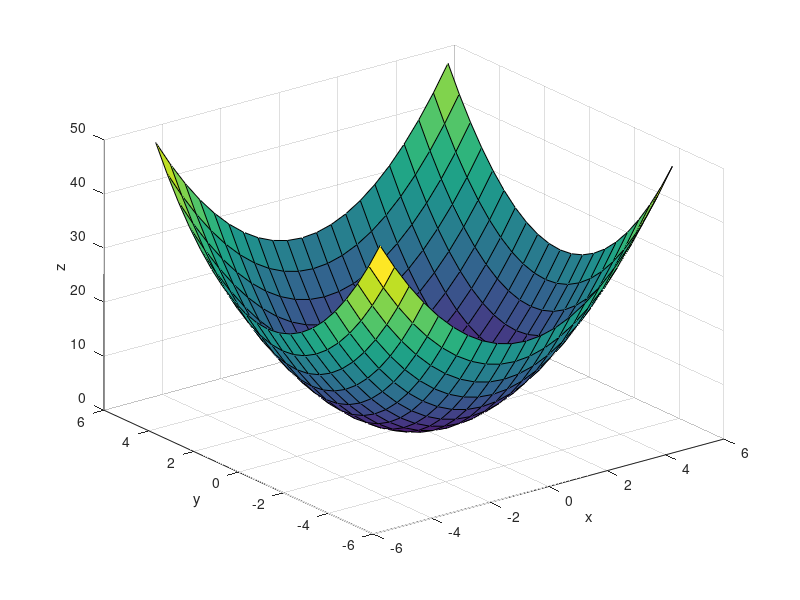
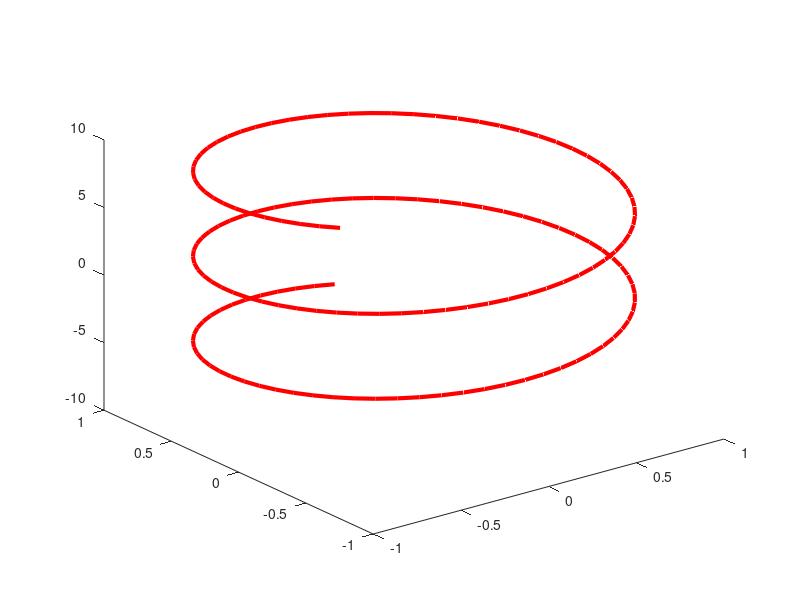
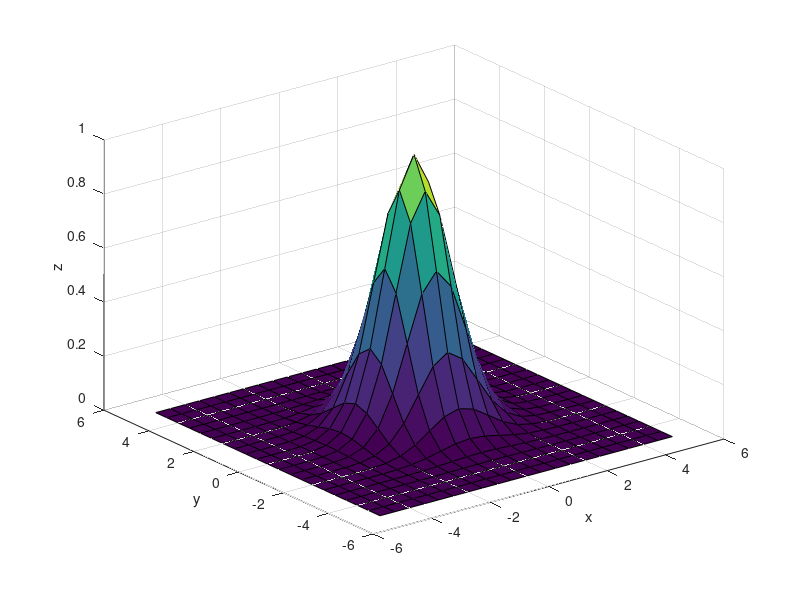
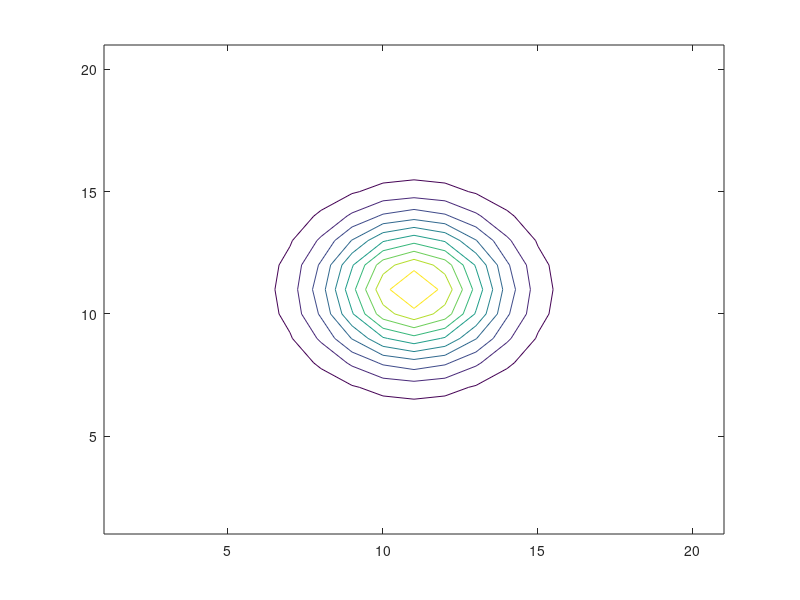

Here is the MATLAB script that generated these plots, in order:
clear all
close all
clc
dx = 0.5
[x,y] = meshgrid(-5:dx:5,-5:dx:5);

z = x.^2 + y.^2;
figure(1)
% mesh(x,y,z)
%surface
surf(x,y,z)
xlabel("x")
ylabel("y")
zlabel("z")

% grafica parametricas 
t = -5:0.1:10;
x = cos(t);
y = sin(t);
z = t;
figure(2)
plot3(x,y,z,"LineWidth",3, "Color","r")

% grafica de contorno 
[x,y] = meshgrid(-5:dx:5,-5:dx:5);
z = exp(-(x.^2+y.^2)./2);
figure(3)
surf(x,y,z)
xlabel("x")
ylabel("y")
zlabel("z")
figure(4)
contour(z,10)
figure(5)
surfl(z)
colormap(pink);
shading interp;
